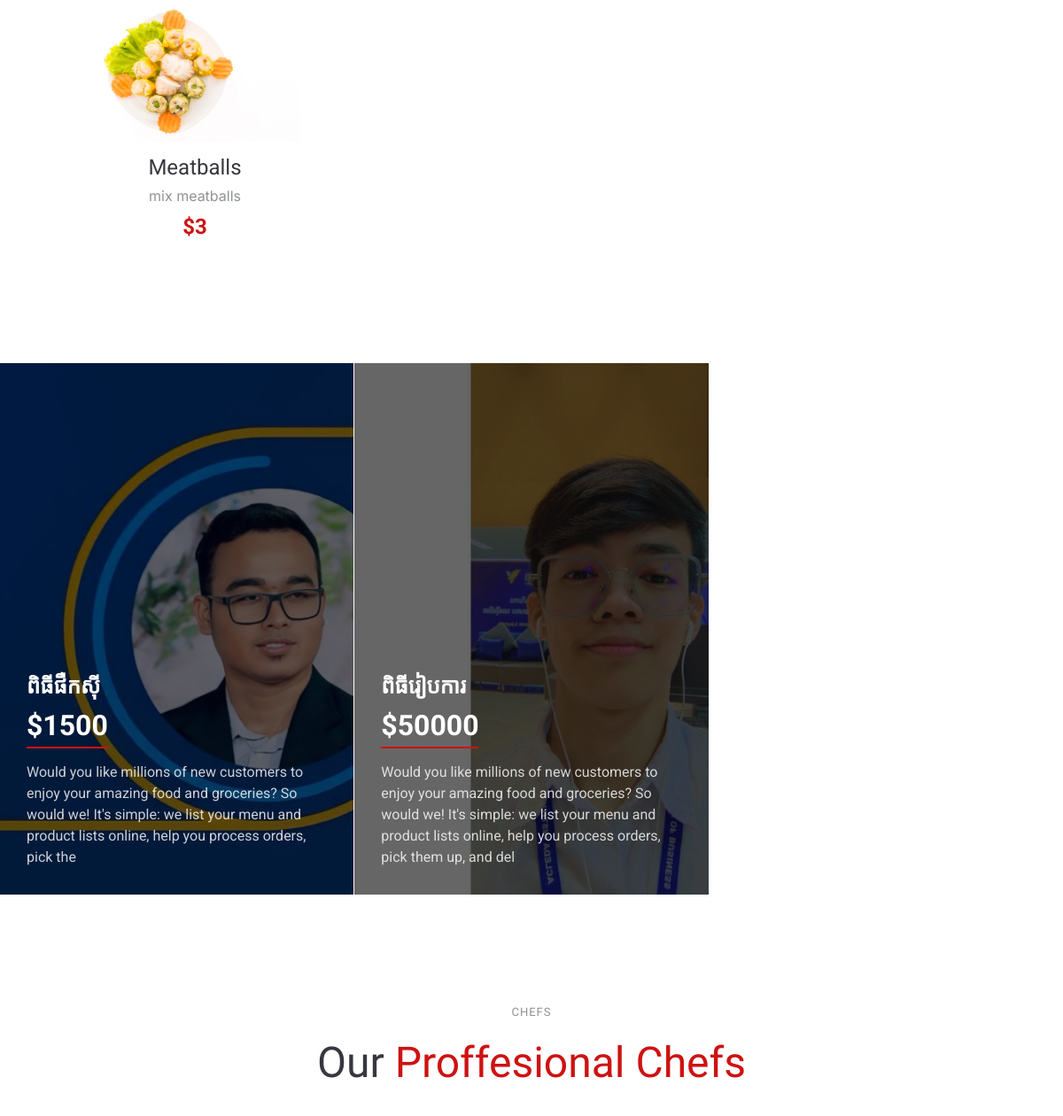
The app's page / (middle part), older data.
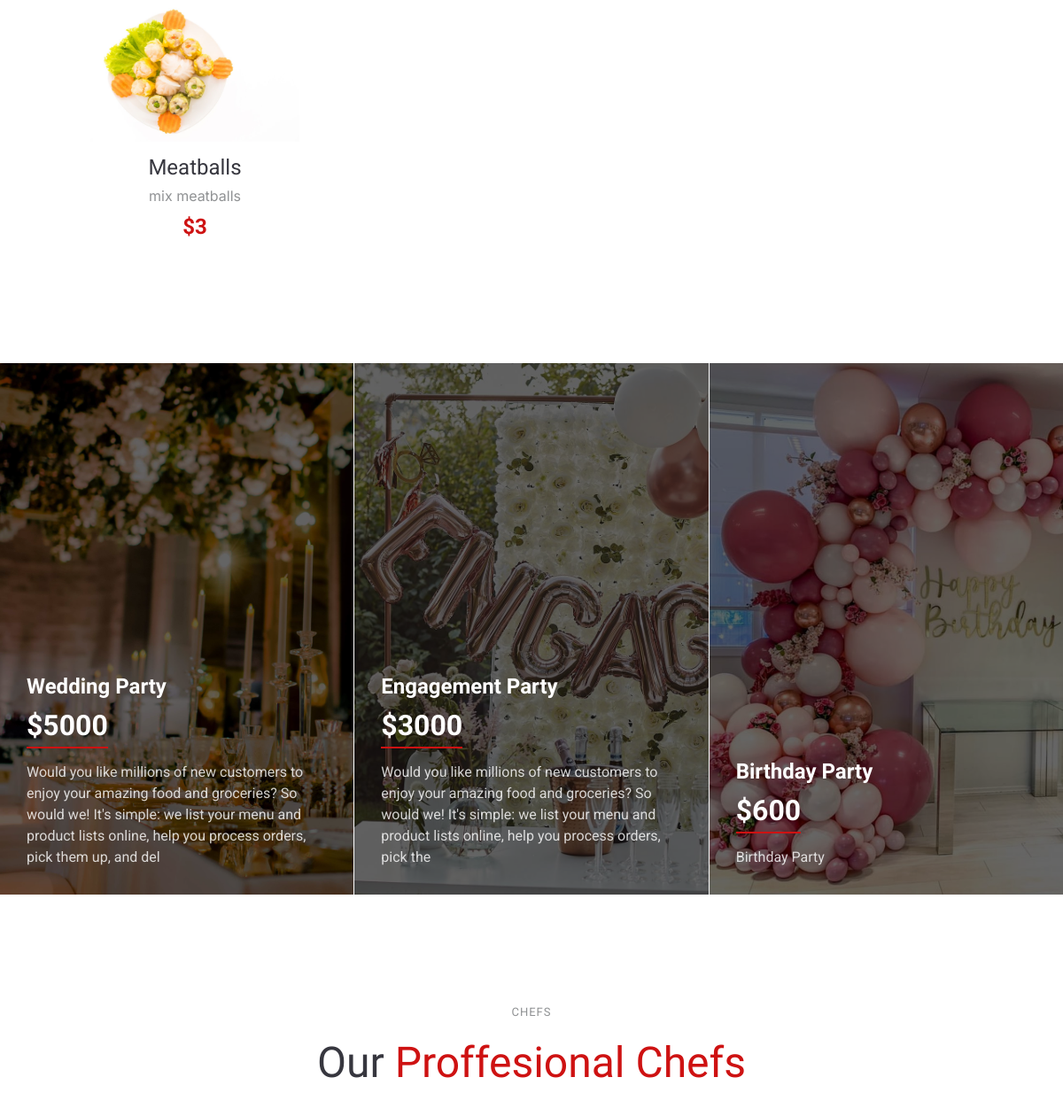
The same page, newer data.
### accounts/models.py (models this page shows, shortened)
class tblFoodMenu(models.Model):
    ACTIVE = 'Active'
    INACTIVE = 'Inactive'
    STATUS_CHOICES = [
        (ACTIVE, 'Active'),
        (INACTIVE, 'Inactive'),
    ]
    foodName = models.CharField(max_length=200, null=True)
    categoryID = models.ForeignKey(Category, on_delete=models.CASCADE, null=True)
    priceOut = models.CharField(max_length=200, null=True)
    description = models.CharField(max_length=200, null=True)
    foodImage = models.ImageField(upload_to='FoodMenuImages/')
    foodDate = models.DateTimeField(auto_now_add=True, null=True)
    status = models.CharField(max_length=20, choices=STATUS_CHOICES, default=ACTIVE)

class tblEnventCatalog(models.Model):
    catalogName = models.CharField(max_length=200, null=True)
    catalogPrice = models.CharField(max_length=200, null=True)
    catalogImage = models.ImageField(upload_to ='CatalogImages/')
    phoneNumber = models.CharField(max_length=15, null=True)
    description = models.CharField(max_length=200, null=True)
    catalogDate = models.DateTimeField(auto_now_add=True, null=True)

### accounts/views.py (the view)
# urls.py: path('', views.Index),
def Index(request):
    TopMenu = tblTopMenu.objects.all()
    category = Category.objects.all()
    Menu = tblFoodMenu.objects.filter(status='Active')
    chef = tblChef.objects.all()
    gallery = tblGallery.objects.all()
    Slide = tblSlide.objects.all().order_by('order')
    event = tblEnventCatalog.objects.all()
    contactUs = tblContactUs.objects.all()
    whyUs = tblwhyUs.objects.all()
    aboutUs = tblAboutUs.objects.all()
    context ={
        'TopMenus' : TopMenu,
        'FoodCategory' : category,
        'FoodMenu' : Menu,
        'Chef' : chef,
        'Gallery' : gallery,
        'slides' : Slide,
        'events' : event,
        'contactUs' : contactUs,
        'whyUs' : whyUs,
        'aboutUs' : aboutUs,
    }
    return render(request, 'accounts/index.html', context)

### accounts/templates/accounts/index.html (shortened to what this page needs)
{% load static %}
<!DOCTYPE html>
<html lang="en">
<head>
  <link href="{% static 'assets/vendor/bootstrap/css/bootstrap.min.css' %}" rel="stylesheet">
  <link href="{% static 'assets/vendor/bootstrap-icons/bootstrap-icons.css' %}" rel="stylesheet">
  <link href="{% static 'assets/vendor/aos/aos.css' %}" rel="stylesheet">
  <link href="{% static 'assets/vendor/glightbox/css/glightbox.min.css' %}" rel="stylesheet">
  <link href="{% static 'assets/vendor/swiper/swiper-bundle.min.css' %}" rel="stylesheet">
  <link href="{% static 'assets/css/main.css' %}" rel="stylesheet">
</head>
<body class="index-page">
  <main class="main">
    {% include 'accounts/menu.html' %}
    {% include 'accounts/events.html' %}
    {% include 'accounts/chefs.html' %}
  </main>
</body>
</html>

### accounts/templates/accounts/header.html (shortened to what this page needs)
{% load static %}

### accounts/templates/accounts/hero.html (shortened to what this page needs)
{% load static %}

### accounts/templates/accounts/about.html (shortened to what this page needs)
{% load static %}

### accounts/templates/accounts/whyus.html (shortened to what this page needs)
{% load static %}

### accounts/templates/accounts/menu.html (shortened to what this page needs)
{% load static %}
<section id="menu" class="menu section">
  <div class="container">
    <div class="tab-content" data-aos="fade-up" data-aos-delay="200">
      {% for category in FoodCategory %}
        <div class="tab-pane fade {% if forloop.first %}active show{% endif %}" id="menu-{{ category.id }}">
          <div class="row gy-5">
            {% for menu in FoodMenu %}
              {% if menu.categoryID.id == category.id %}
                <div class="col-lg-4 menu-item">
                  <a href="{{ menu.foodImage.url }}" class="glightbox">
                    <img src="{{ menu.foodImage.url }}" class="menu-img img-fluid" alt="{{ menu.foodName }}">
                  </a>
                  <h4>{{ menu.foodName }}</h4>
                  <p class="ingredients">
                    {{ menu.description }}
                  </p>
                  <p class="price">
                    ${{ menu.priceOut }}
                  </p>
                </div>
              {% endif %}
            {% endfor %}
          </div>
        </div>
      {% endfor %}
    </div>
  </div>
</section>

### accounts/templates/accounts/events.html (shortened to what this page needs)
{% load static %}
<section id="events" class="events section">
  <div class="container-fluid" data-aos="fade-up" data-aos-delay="100">
    <div class="swiper init-swiper">
      <div class="swiper-wrapper">
        {% for event in events %}
        <div class="swiper-slide event-item d-flex flex-column justify-content-end" style="background-image: url('{{ event.catalogImage.url }}');">
          <h3>{{ event.catalogName }}</h3>
          <div class="price align-self-start">${{ event.catalogPrice }}</div>
          <p class="description">
            {{ event.description }}
          </p>
        </div>
        {% endfor %}
      </div>
    </div>
  </div>
</section>

### accounts/templates/accounts/chefs.html (shortened to what this page needs)
{% load static %}
<section id="chefs" class="chefs section">
    <div class="container section-title" data-aos="fade-up">
      <h2>chefs</h2>
      <p><span>Our</span> <span class="description-title">Proffesional Chefs<br></span></p>
    </div>
  </section>

### accounts/templates/accounts/bookTable.html (shortened to what this page needs)
{% load static %}

### accounts/templates/accounts/gallery.html (shortened to what this page needs)
{% load static %}

### accounts/templates/accounts/contact.html (shortened to what this page needs)
{% load static %}

### accounts/templates/accounts/footer.html (shortened to what this page needs)
{% load static %}

### accounts/templates/accounts/VendorJS.html (shortened to what this page needs)
{% load static %}

### static/assets/css/main.css (style rules this page uses)
:root { --default-font: "Roboto", system-ui, -apple-system, "Segoe UI", Roboto, "Helvetica Neue", Arial, "Noto Sans", "Liberation Sans", sans-serif, "Apple Color Emoji", "Segoe UI Emoji", "Segoe UI Symbol", "Noto Color Emoji"; --heading-font: "Amatic SC", sans-serif; --nav-font: "Inter", sans-serif; }
:root { --background-color: #ffffff; --default-color: #212529; --heading-color: #37373f; --accent-color: #ce1212; --surface-color: #ffffff; --contrast-color: #ffffff; }
:root { --nav-color: #7f7f90; --nav-hover-color: #ce1212; --nav-mobile-background-color: #ffffff; --nav-dropdown-background-color: #ffffff; --nav-dropdown-color: #7f7f90; --nav-dropdown-hover-color: #ce1212; }
:root { scroll-behavior: smooth; }
body { color: var(--default-color); background-color: var(--background-color); font-family: var(--default-font); }
a { color: var(--accent-color); text-decoration: none; transition: 0.3s; }
h1, h2, h3, h4, h5, h6 { color: var(--heading-color); font-family: var(--heading-font); }
section, .section { color: var(--default-color); background-color: var(--background-color); padding: 60px 0; scroll-margin-top: 92px; overflow: clip; }
.section-title { text-align: center; padding-bottom: 60px; position: relative; }
.section-title h2 { font-size: 13px; letter-spacing: 1px; font-weight: 400; padding: 0; margin: 0; color: color-mix(in srgb, var(--default-color), transparent 50%); display: inline-block; text-transform: uppercase; font-family: var(--default-font); }
.section-title p { color: var(--heading-color); margin: 10px 0 0 0; font-size: 48px; font-weight: 500; font-family: var(--heading-font); }
.section-title p .description-title { color: var(--accent-color); }
.menu .tab-content .menu-item { text-align-last: center; }
.menu .tab-content .menu-item .menu-img { padding: 0 60px; margin-bottom: 15px; }
.menu .tab-content .menu-item h4 { font-size: 24px; font-weight: 400; margin-bottom: 5px; font-family: var(--default-font); }
.menu .tab-content .menu-item .ingredients { font-family: var(--nav-font); color: color-mix(in srgb, var(--default-color), transparent 50%); margin-bottom: 5px; }
.menu .tab-content .menu-item .price { font-size: 24px; font-weight: 700; color: var(--accent-color); }
.events .container-fluid { padding: 0; }
.events .event-item { background-size: cover; background-position: cente; min-height: 600px; padding: 30px; }
.events .event-item:before { content: ""; background: rgba(0, 0, 0, 0.6); position: absolute; inset: 0; }
.events .event-item h3 { font-size: 24px; font-weight: 700; margin-bottom: 5px; color: #ffffff; position: relative; }
.events .event-item .price { color: #ffffff; border-bottom: 2px solid var(--accent-color); font-size: 32px; font-weight: 700; margin-bottom: 15px; position: relative; }
.events .event-item .description { margin-bottom: 0; color: rgba(255, 255, 255, 0.8); position: relative; }
.events .swiper-wrapper { height: auto; }

Row changes from the older to the newer data that the page shows:
changed tblEnventCatalog: catalogImage: a different picture; catalogName "ពិធីរៀបការ" → "Wedding Party"; catalogPrice "50000" → "5000"
changed tblEnventCatalog: catalogImage: a different picture; catalogName "ពិធីផឺកសុី" → "Engagement Party"; catalogPrice "1500" → "3000"
added tblEnventCatalog: catalogImage (picture), catalogName "Birthday Party", catalogPrice "600", description "Birthday Party"
